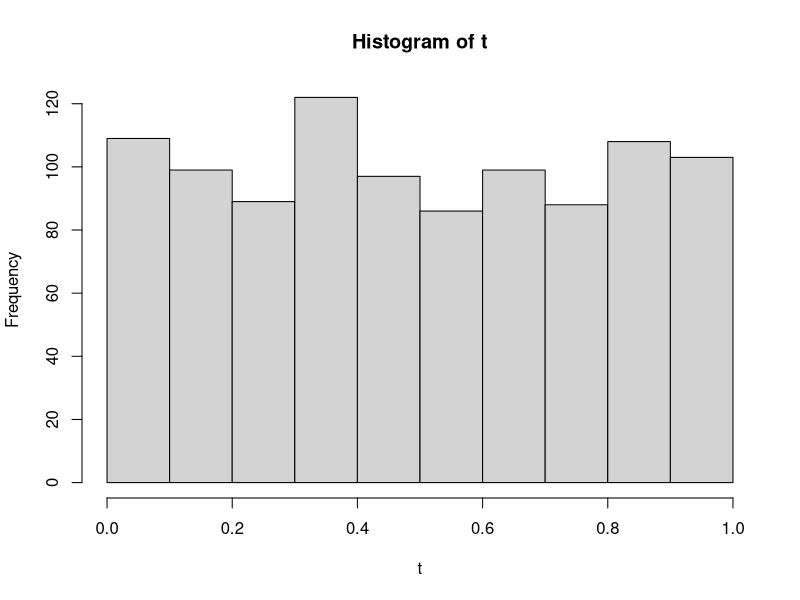
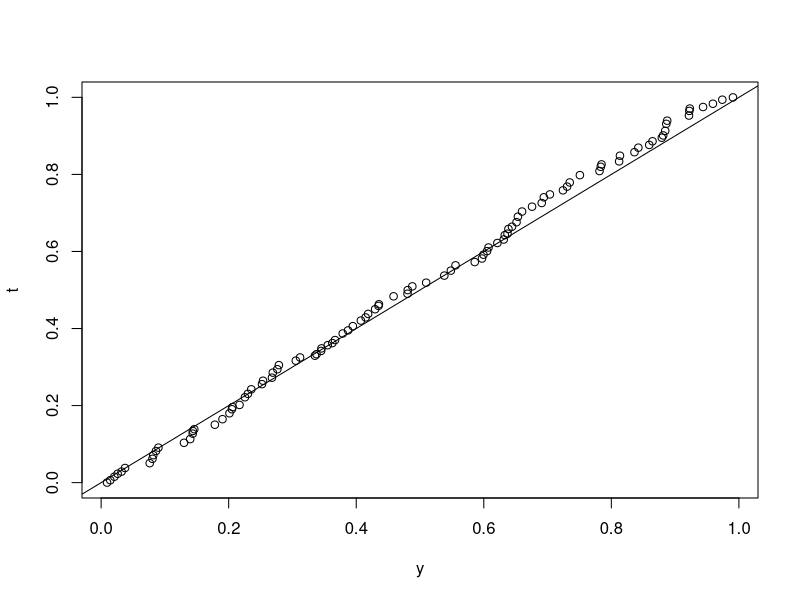

Source code (R) for these figures, in order:


t_test = function( data, x0 ){ # use two-sided t-test
  xbar = mean( data )
  v = var( data )
  n = length( data )
  t = ( xbar - x0 )/ sqrt( v/ n ) 
  return( t )
}
  
pvalue = function( tobs, n ){ #get p-value
  result = 2*( 1- pt( abs( tobs ), n-1 ) )
  return( result )
}


exp = function( n, x0 ){ #get a p- value from a singe experiment
  data = rnorm( n, 0, 1 )
  t = t_test( data, x0 )
  result = pvalue( t, n )
  return( result )
}

all_exp = function( nsim, n ){ #get p-value from each experiment
  result = replicate( nsim, exp( n, 0) ) 
  
  return( result )
}

obs_count = function( all_exp ){# get the observed count
  result = c( sum( all_exp < 0.1), sum( all_exp > 0.1 & all_exp < 0.2), sum( all_exp >0.2 & all_exp < 0.3), sum( all_exp> 0.3 & all_exp< 0.4), sum(all_exp > 0.4 & all_exp< 0.5), sum(all_exp>0.5 & all_exp<0.6), sum( all_exp > 0.6 & all_exp < 0.7), sum( all_exp >0.7 & all_exp < 0.8), sum( all_exp>0.8 & all_exp < 0.9), sum( all_exp > 0.9 & all_exp < 1))
  return( result )
}

exp_count = function( nsim ){ # get the expected count
  result = nsim* rep( 1/10, 10)
  return(result)
}

n = 100
##using p.value to see whether it is uniform(0,1)
t = all_exp( 1000, n)
obs = obs_count(t)
exp = exp_count( 1000)
pivet = sum( ( (obs-exp)^2 / exp ) )
p.value = 1- pchisq( pivet, df = 9)

##using histgram to show whether it is uniform(0,1)
hist( t )

##using qqplot to show whether it is uniform
y = runif( 100,0, 1)
qqplot( y, t )
abline(a=0, b= 1)
